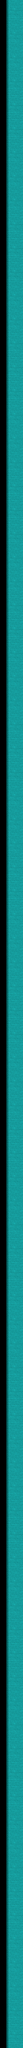

Tiled map render using the project's own tile images. Description and the map definition, with tile-layer contents summarised, below:
An orthogonal 1x86 tile map with 138x138 px tiles, 1 tile layer (Слой тайлов 1).

<map version="1.0" orientation="orthogonal" width="1" height="86" tilewidth="138" tileheight="138">
 <tileset firstgid="1" name="boardLeft" tilewidth="138" tileheight="138">
  <image source="boardLeft.png" width="138" height="138" />
 </tileset>
 <layer name="Слой тайлов 1" width="1" height="86">
  <data>[86 cells, 86 non-empty, 1 distinct tile ids]</data>
 </layer>
</map>